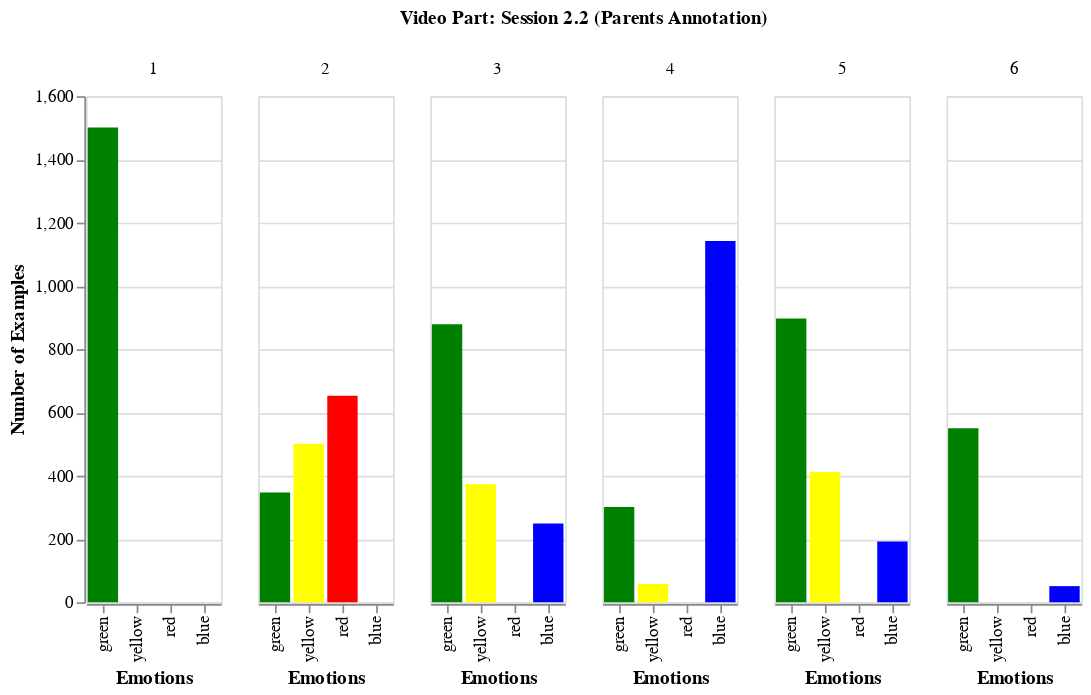

The notebook cell saved with this chart:
### Markdown cell above
# 2.2 P

### Code cell
dataframes_21 = add_video_part_column_to_dataframes(dataframes_22)

dataframes_21_dict = create_whole_session_dict_values(dataframes_21)

df_session_21 = pd.DataFrame(dataframes_21_dict)
print(df_session_21)


# Using pandas function to transform from wide format to long format, so Altair can work better
source_21 = df_session_21.melt("video_part", var_name="emotion_zone", value_name='values')

alt.Chart(source_21).mark_bar().encode(
    alt.X('emotion_zone:N', sort=COLOURS, title='Emotions'),
    alt.Y('values:Q', title='Number of Examples',
         scale=alt.Scale(domain=(0, 1600)),
         ),
    column=alt.Column('video_part:N', title='Video Part: Session 2.2 (Parents Annotation)'),
    color=alt.Color('emotion_zone', scale=alt.Scale(domain=EMOTIONS, range=COLOURS), title='Emotion zones', legend=None)

)

### Figure 1 — Vega-Lite specification as saved in the notebook (floating-point values rounded to 4 significant figures)
{"config": {"view": {"continuousWidth": 400, "continuousHeight": 300}}, "data": {"name": "data-90904183f2757defbf6b37ae8b7cd92d"}, "mark": "bar", "encoding": {"color": {"field": "emotion_zone", "legend": null, "scale": {"domain": ["green", "yellow", "red", "blue"], "range": ["green", "yellow", "red", "blue"]}, "title": "Emotion zones", "type": "nominal"}, "column": {"field": "video_part", "title": "Video Part: Session 2.2 (Parents Annotation)", "type": "nominal"}, "x": {"field": "emotion_zone", "sort": ["green", "yellow", "red", "blue"], "title": "Emotions", "type": "nominal"}, "y": {"field": "values", "scale": {"domain": [0, 1600]}, "title": "Number of Examples", "type": "quantitative"}}, "$schema": "https://vega.github.io/schema/vega-lite/v4.17.0.json", "datasets": {"data-90904183f2757defbf6b37ae8b7cd92d": [{"video_part": 1, "emotion_zone": "green", "values": 1501}, {"video_part": 2, "emotion_zone": "green", "values": 347}, {"video_part": 3, "emotion_zone": "green", "values": 879}, {"video_part": 4, "emotion_zone": "green", "values": 301}, {"video_part": 5, "emotion_zone": "green", "values": 897}, {"video_part": 6, "emotion_zone": "green", "values": 550}, {"video_part": 1, "emotion_zone": "blue", "values": 0}, {"video_part": 2, "emotion_zone": "blue", "values": 0}, {"video_part": 3, "emotion_zone": "blue", "values": 249}, {"video_part": 4, "emotion_zone": "blue", "values": 1142}, {"video_part": 5, "emotion_zone": "blue", "values": 192}, {"video_part": 6, "emotion_zone": "blue", "values": 51}, {"video_part": 1, "emotion_zone": "yellow", "values": 0}, {"video_part": 2, "emotion_zone": "yellow", "values": 501}, {"video_part": 3, "emotion_zone": "yellow", "values": 373}, {"video_part": 4, "emotion_zone": "yellow", "values": 58}, {"video_part": 5, "emotion_zone": "yellow", "values": 412}, {"video_part": 6, "emotion_zone": "yellow", "values": 0}, {"video_part": 1, "emotion_zone": "red", "values": 0}, {"video_part": 2, "emotion_zone": "red", "values": 653}, {"video_part": 3, "emotion_zone": "red", "values": 0}, {"video_part": 4, "emotion_zone": "red", "values": 0}, {"video_part": 5, "emotion_zone": "red", "values": 0}, {"video_part": 6, "emotion_zone": "red", "values": 0}]}}
